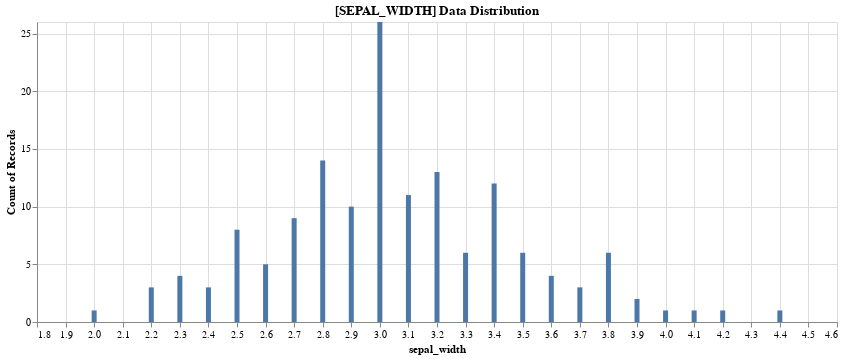

This figure's notebook cell:
### Code cell
plot().histogram(data, 'sepal_width')

### Figure 1 — Vega-Lite specification as saved in the notebook (floating-point values rounded to 4 significant figures; data arrays with more than 128 entries replaced by an {"elided": "..."} marker saying what was removed)
{"config": {"view": {"continuousWidth": 400, "continuousHeight": 300}}, "data": {"name": "data-a4bd480ea976f54878a155ce12ba18ce"}, "mark": "bar", "encoding": {"x": {"field": "sepal_width", "type": "quantitative"}, "y": {"aggregate": "count", "type": "quantitative"}}, "selection": {"selector001": {"type": "interval", "bind": "scales", "encodings": ["x", "y"]}}, "title": "[SEPAL_WIDTH] Data Distribution", "width": 800, "$schema": "https://vega.github.io/schema/vega-lite/v4.17.0.json", "datasets": {"data-a4bd480ea976f54878a155ce12ba18ce": {"elided": "150 records"}}}
